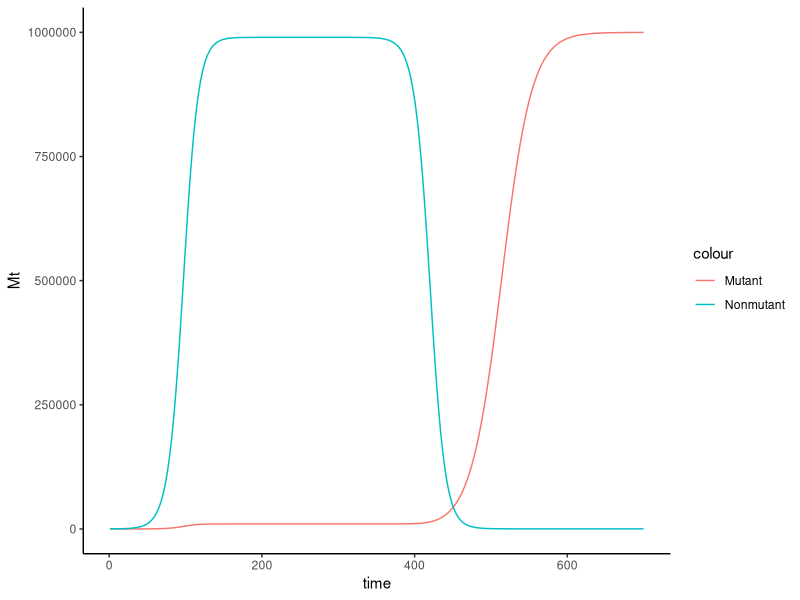

Generate this figure with R:

## initial values and parameters
N0=99
M0=1
rN=0.1
rM=0.1
K=1000000
timesteps=700

## set treatment growth rates
rNt=-.1
rMt=.05

## set when treatment begins
treatment_time=250

## create vectors
Nt=numeric(length=timesteps)
Nt[1]=N0
Mt=numeric(length=timesteps)
Mt[1]=M0
Total=numeric(length=timesteps)

## simulation loop
for(t in 1:(timesteps-1)){
  if (t<treatment_time){
  Nt[t+1] <- Nt[t]+rN*Nt[t]*(1-(Nt[t]+Mt[t])/K)
  Mt[t+1] <- Mt[t]+rM*Mt[t]*(1-(Nt[t]+Mt[t])/K)}else{
    Nt[t+1] <- Nt[t]+rNt*Nt[t]*(1-(Nt[t]+Mt[t])/K)
    Mt[t+1] <- Mt[t]+rMt*Mt[t]*(1-(Nt[t]+Mt[t])/K)
  }
}

# plot simulation
library(ggplot2)
sim<-data.frame(time=1:length(Nt), Nt, Mt)
ggplot(data=sim,aes(x=time))+geom_line(aes(y=Mt, colour="Mutant"))+geom_line(aes(y=Nt, colour="Nonmutant"))+theme_classic()